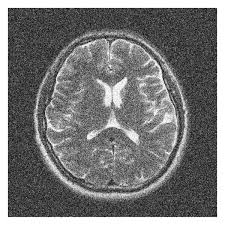
#> input picture notebooks/8.noisyCT.jpg, 225 x 225 px
$ jupyter execute '11.openCV - 2.ipynb'
#> lines starting #> are read from the running program, lines starting #| are printed output that depends on the picture
# Image Denoising and Edge Detection with OpenCV
*A Python Tutorial for Image Processing and Microscopy*

## Introduction
In this notebook, we continue with OpenCV, a powerful library primarily designed for machine vision, but also extremely useful for scientific and microscopy image processing.

This notebook's focus is on two **essential preprocessing techniques**:

1. Denoising / Blurring
1. Edge Detection

These operations are often performed **before image segmentation**, **object detection**, or **quantitative analysis**, especially when working with noisy microscope images.

---

## Import libraries

[cell 1]
import cv2                 # OpenCV for image processing
import numpy as np         # Numerical operations
import matplotlib.pyplot as plt  # Plotting and visualization

Why these libraries?
- **OpenCV** (`cv2`) → Image processing operations
- **NumPy** (`np`) → Kernel creation and array manipulation
- **Matplotlib** (`plt`) → Histograms and plotting when needed

---

### Reading a Noisy Image
Let’s start by loading a grayscale image that contains noise.

[cell 2]
img = cv2.imread("8.noisyCT.jpg", 0)  # 0 --> Read as grayscale
#> img is the input picture: shape (225, 225); min 0, max 255, mean 119.5

> `0` → grayscale
> `1` → color image (BGR)

---

## Understanding Image Denoising

Denoising works by **reducing high-frequency noise** while preserving important image features.

**How does it work?**
- The image is treated as a **2D array**
- A **kernel (filter)** is slid across the image
- At each position, a mathematical operation (convolution) is applied

Common kernel sizes:
- 3×3 → Mild smoothing
- 5×5 → Stronger smoothing

---

## Custom Averaging Filter (Manual Kernel)
Let’s define our own **normalized averaging kernel** using NumPy.

[cell 3]
kernel = np.ones((3, 3), np.float32) / 9
print(kernel)

Why normalize?
- Ensures that pixel intensities don’t artificially increase or decrease
- The kernel values must sum to 1

### Applying the Filter

[cell 4]
filtered_2d = cv2.filter2D(img, -1, kernel)
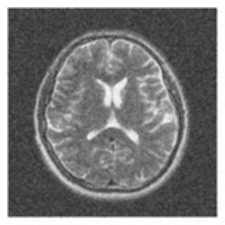
#> filtered_2d: shape (225, 225); min 42, max 255, mean 119.5

### Displaying Results

[cell 5]
# By OpenCV
cv2.imshow("Original Image", img)
cv2.imshow("Custom 2D Filter", filtered_2d)
cv2.waitKey(0)
cv2.destroyAllWindows()

# By Matplotlib
plt.figure(figsize = (10, 5))

plt.subplot(1, 2, 1)
plt.imshow(img, cmap = "gray")
plt.axis("off")
plt.title("Original Image")

plt.subplot(1, 2, 2)
plt.imshow(filtered_2d, cmap = "gray")
plt.axis("off")
plt.title("Custom 2D Filter")

plt.tight_layout()
plt.show()
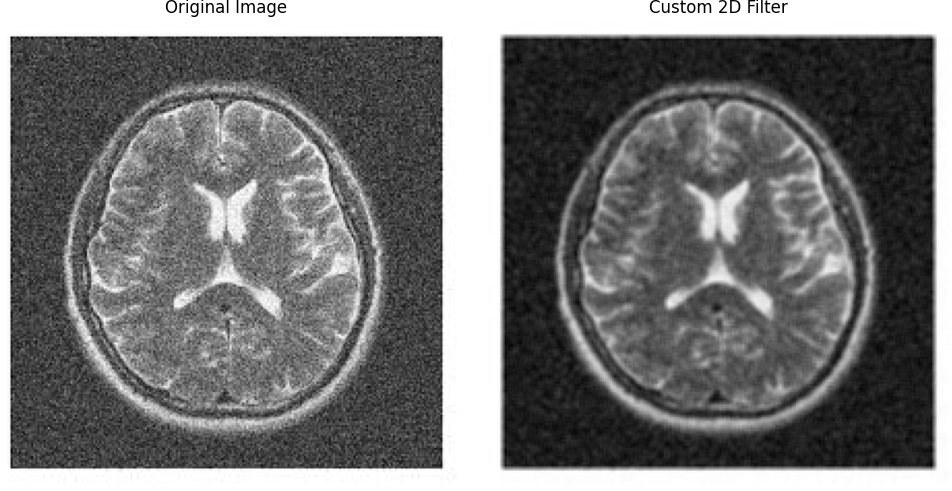
#> figure drawn by matplotlib, 2 panels

✔ Reduces noise
✖ Slightly blurs edges

---

### Built-in Averaging Blur

OpenCV provides a simpler way to do the same thing:

[cell 6]
blur = cv2.blur(img, (3, 3))

plt.figure(figsize = (10, 5))

plt.subplot(1, 2, 1)
plt.imshow(img, cmap = "gray")
plt.axis("off")
plt.title("Original Image")

plt.subplot(1, 2, 2)
plt.imshow(blur, cmap = "gray")
plt.axis("off")
plt.title("OpenCv blur function")

plt.tight_layout()
plt.show()

This internally does the same operation as our custom averaging filter.

---

### Gaussian Blur (Better Edge Preservation)

Instead of equal weights, **Gaussian blur** uses a bell-shaped curve.

[cell 7]
gaussian = cv2.GaussianBlur(img, (3, 3), 0)

plt.figure(figsize = (10, 5))

plt.subplot(1, 2, 1)
plt.imshow(img, cmap = "gray")
plt.axis("off")
plt.title("Original Image")

plt.subplot(1, 2, 2)
plt.imshow(gaussian, cmap = "gray")
plt.axis("off")
plt.title("OpenCv gaussian function")

plt.tight_layout()
plt.show()
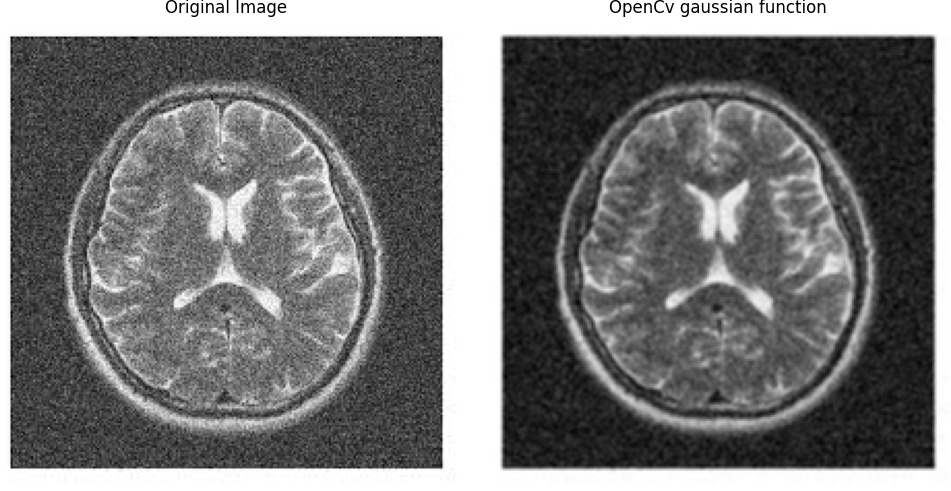
#> figure drawn by matplotlib, 2 panels

Advantages:
- Central pixels get higher weight
- Smoother results than simple averaging
- Commonly used in microscopy preprocessing

---

### Median Blur (Non-linear Filter)

Median filtering replaces each pixel with the **median of its neighbors**.

[cell 8]
median = cv2.medianBlur(img, 3)
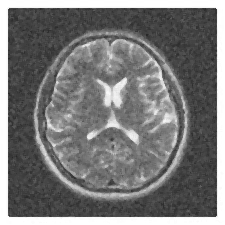
#> median: shape (225, 225); min 33, max 255, mean 119.7

plt.figure(figsize = (10, 5))

plt.subplot(1, 2, 1)
plt.imshow(img, cmap = "gray")
plt.axis("off")
plt.title("Original Image")

plt.subplot(1, 2, 2)
plt.imshow(median, cmap = "gray")
plt.axis("off")
plt.title("OpenCv median function")

plt.tight_layout()
plt.show()

Why use median blur?

- Excellent for salt-and-pepper noise
- Preserves edges better than Gaussian blur
- Very popular in biological image processing

---

### Bilateral Filter (Edge-Preserving Denoising)

One of the **best filters for microscopy images**.

[cell 9]
bilateral = cv2.bilateralFilter(img, 9, 75, 75)
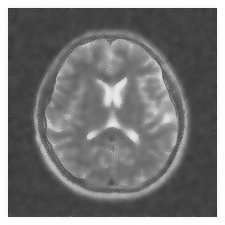
#> bilateral: shape (225, 225); min 49, max 255, mean 119.4

plt.figure(figsize = (10, 5))

plt.subplot(1, 2, 1)
plt.imshow(img, cmap = "gray")
plt.axis("off")
plt.title("Original Image")

plt.subplot(1, 2, 2)
plt.imshow(bilateral, cmap = "gray")
plt.axis("off")
plt.title("OpenCv bilateral function")

plt.tight_layout()
plt.show()

What makes it special?
- Considers both spatial distance and intensity difference
- Strong noise reduction
- Preserves edges extremely well

⚠ Slower than other filters, but worth it for high-quality results

---

| Filter Type | Noise Reduction | Edge Preservation |
| ----------- | --------------- | ----------------- |
| Averaging   | Low             | Poor              |
| Gaussian    | Medium          | Medium            |
| Median      | Medium          | Good              |
| Bilateral   | High            | Excellent         |

---

### Edge Detection with Canny
Edge detection highlights areas of **strong intensity change**.
We’ll use **Canny Edge Detection**, one of the most popular algorithms.

#### Load a Microscopy Image

[cell 10]
img = cv2.imread("pbs.jpg", 0)
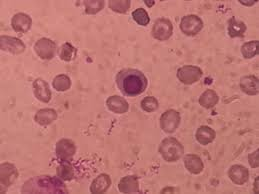
#> input picture notebooks/pbs.jpg, 259 x 194 px
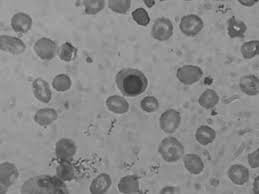
#> img: shape (194, 259); min 50, max 189, mean 137.2
cv2.imshow("Original Image", img)

cv2.waitKey(0)
cv2.destroyAllWindows()

#### Applying Canny Edge Detection

[cell 11]
edges = cv2.Canny(img, 100, 200)
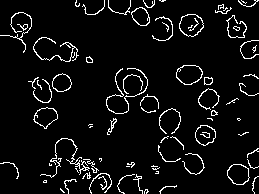
#> edges: shape (194, 259); 6.1% white in thin lines or dots

- `100` → Lower threshold
- `200` → Upper threshold

These values control **edge sensitivity** and should be tuned for each image.

#### Display the Edges

[cell 12]
plt.figure(figsize = (10, 5))

plt.subplot(1, 2, 1)
plt.imshow(img, cmap = "gray")
plt.axis("off")
plt.title("Original Image")

plt.subplot(1, 2, 2)
plt.imshow(edges, cmap = "gray")
plt.axis("off")
plt.title("Canny edges")

plt.tight_layout()
plt.show()
